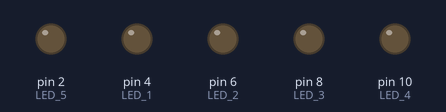
The sketch below on a simulated Arduino Uno, built with avr-gcc and run on an emulated ATmega328P. On the bench: output pins drawn as LEDs (lit = HIGH).

Above: at 0.05 s.
At 0.95 s:
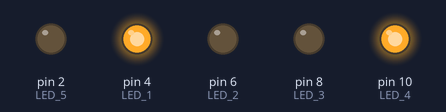
At 1.85 s:
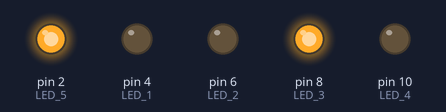
At 3.65 s:
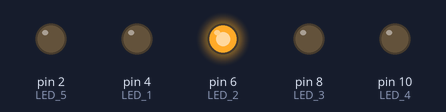
At 5.45 s:
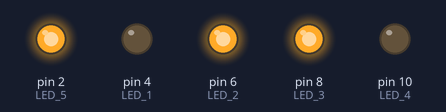
At 7.25 s:
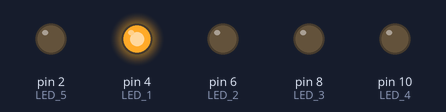
Timing chart, 0 to 7.5 s (numbered marks = the images above):
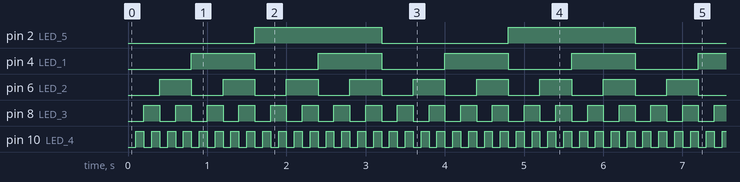

The sketch:

06_Digital_Counter_Part_2.ino
```cpp
// DIGITAL BINARY COUNTER PART 2
// COUNT FROM 0 to 31
// 5 LEDS --> 5 PINS & 5 RESISTORS
// COUNT FROM 0 TO 31 IN BINARY

int LED_1 = 4;
int LED_2 = 6;
int LED_3 = 8;
int LED_4 = 10;
int LED_5 = 2;
int long_delay = 100;

void setup() {
  // put your setup code here, to run once:
  pinMode(LED_1, OUTPUT);
  pinMode(LED_2, OUTPUT);
  pinMode(LED_3, OUTPUT);
  pinMode(LED_4, OUTPUT);
  pinMode(LED_5, OUTPUT);
}

void loop() {
  // put your main code here, to run repeatedly:
  // 0 to 15 in binary
  digitalWrite(LED_5, LOW); // 16
  digitalWrite(LED_1, LOW); // 8
  digitalWrite(LED_2, LOW); // 4
  digitalWrite(LED_3, LOW); // 2
  digitalWrite(LED_4, LOW); // 1
  delay(long_delay);

  digitalWrite(LED_5, LOW);
  digitalWrite(LED_1, LOW);
  digitalWrite(LED_2, LOW);
  digitalWrite(LED_3, LOW);
  digitalWrite(LED_4, HIGH);
  delay(long_delay);

  digitalWrite(LED_5, LOW);
  digitalWrite(LED_1, LOW);
  digitalWrite(LED_2, LOW);
  digitalWrite(LED_3, HIGH);
  digitalWrite(LED_4, LOW);
  delay(long_delay);

  digitalWrite(LED_5, LOW);
  digitalWrite(LED_1, LOW);
  digitalWrite(LED_2, LOW);
  digitalWrite(LED_3, HIGH);
  digitalWrite(LED_4, HIGH);
  delay(long_delay);

  digitalWrite(LED_5, LOW);
  digitalWrite(LED_1, LOW);
  digitalWrite(LED_2, HIGH);
  digitalWrite(LED_3, LOW);
  digitalWrite(LED_4, LOW);
  delay(long_delay);

  digitalWrite(LED_5, LOW);
  digitalWrite(LED_1, LOW);
  digitalWrite(LED_2, HIGH);
  digitalWrite(LED_3, LOW);
  digitalWrite(LED_4, HIGH);
  delay(long_delay);

  digitalWrite(LED_5, LOW);
  digitalWrite(LED_1, LOW);
  digitalWrite(LED_2, HIGH);
  digitalWrite(LED_3, HIGH);
  digitalWrite(LED_4, LOW);
  delay(long_delay);

  digitalWrite(LED_5, LOW);
  digitalWrite(LED_5, LOW);
  digitalWrite(LED_1, LOW);
  digitalWrite(LED_2, HIGH);
  digitalWrite(LED_3, HIGH);
  digitalWrite(LED_4, HIGH);
  delay(long_delay);

  digitalWrite(LED_5, LOW);
  digitalWrite(LED_1, HIGH);
  digitalWrite(LED_2, LOW);
  digitalWrite(LED_3, LOW);
  digitalWrite(LED_4, LOW);
  delay(long_delay);

  digitalWrite(LED_5, LOW);
  digitalWrite(LED_1, HIGH);
  digitalWrite(LED_2, LOW);
  digitalWrite(LED_3, LOW);
  digitalWrite(LED_4, HIGH);
  delay(long_delay);

  digitalWrite(LED_5, LOW);
  digitalWrite(LED_1, HIGH);
  digitalWrite(LED_2, LOW);
  digitalWrite(LED_3, HIGH);
  digitalWrite(LED_4, LOW);
  delay(long_delay);

  digitalWrite(LED_5, LOW);
  digitalWrite(LED_1, HIGH);
  digitalWrite(LED_2, LOW);
  digitalWrite(LED_3, HIGH);
  digitalWrite(LED_4, HIGH);
  delay(long_delay);

  digitalWrite(LED_5, LOW);
  digitalWrite(LED_1, HIGH);
  digitalWrite(LED_2, HIGH);
  digitalWrite(LED_3, LOW);
  digitalWrite(LED_4, LOW);
  delay(long_delay);

  digitalWrite(LED_5, LOW);
  digitalWrite(LED_1, HIGH);
  digitalWrite(LED_2, HIGH);
  digitalWrite(LED_3, LOW);
  digitalWrite(LED_4, HIGH);
  delay(long_delay);

  digitalWrite(LED_5, LOW);
  digitalWrite(LED_1, HIGH);
  digitalWrite(LED_2, HIGH);
  digitalWrite(LED_3, HIGH);
  digitalWrite(LED_4, LOW);
  delay(long_delay);

  digitalWrite(LED_5, LOW);
  digitalWrite(LED_1, HIGH);
  digitalWrite(LED_2, HIGH);
  digitalWrite(LED_3, HIGH);
  digitalWrite(LED_4, HIGH);
  delay(long_delay);


  // 16 to 31 in binary
  digitalWrite(LED_5, HIGH);
  digitalWrite(LED_1, LOW);
  digitalWrite(LED_2, LOW);
  digitalWrite(LED_3, LOW);
  digitalWrite(LED_4, LOW);
  delay(long_delay);

  digitalWrite(LED_5, HIGH);
  digitalWrite(LED_1, LOW);
  digitalWrite(LED_2, LOW);
  digitalWrite(LED_3, LOW);
  digitalWrite(LED_4, HIGH);
  delay(long_delay);

  digitalWrite(LED_5, HIGH);
  digitalWrite(LED_1, LOW);
  digitalWrite(LED_2, LOW);
  digitalWrite(LED_3, HIGH);
  digitalWrite(LED_4, LOW);
  delay(long_delay);

  digitalWrite(LED_5, HIGH);
  digitalWrite(LED_1, LOW);
  digitalWrite(LED_2, LOW);
  digitalWrite(LED_3, HIGH);
  digitalWrite(LED_4, HIGH);
  delay(long_delay);

  digitalWrite(LED_5, HIGH);
  digitalWrite(LED_1, LOW);
  digitalWrite(LED_2, HIGH);
  digitalWrite(LED_3, LOW);
  digitalWrite(LED_4, LOW);
  delay(long_delay);

  digitalWrite(LED_5, HIGH);
  digitalWrite(LED_1, LOW);
  digitalWrite(LED_2, HIGH);
  digitalWrite(LED_3, LOW);
  digitalWrite(LED_4, HIGH);
  delay(long_delay);

  digitalWrite(LED_5, HIGH);
  digitalWrite(LED_1, LOW);
  digitalWrite(LED_2, HIGH);
  digitalWrite(LED_3, HIGH);
  digitalWrite(LED_4, LOW);
  delay(long_delay);

  digitalWrite(LED_5, HIGH);
  digitalWrite(LED_1, LOW);
  digitalWrite(LED_2, HIGH);
  digitalWrite(LED_3, HIGH);
  digitalWrite(LED_4, HIGH);
  delay(long_delay);

  digitalWrite(LED_5, HIGH);
  digitalWrite(LED_1, HIGH);
  digitalWrite(LED_2, LOW);
  digitalWrite(LED_3, LOW);
  digitalWrite(LED_4, LOW);
  delay(long_delay);

  digitalWrite(LED_5, HIGH);
  digitalWrite(LED_1, HIGH);
  digitalWrite(LED_2, LOW);
  digitalWrite(LED_3, LOW);
  digitalWrite(LED_4, HIGH);
  delay(long_delay);

  digitalWrite(LED_5, HIGH);
  digitalWrite(LED_1, HIGH);
  digitalWrite(LED_2, LOW);
  digitalWrite(LED_3, HIGH);
  digitalWrite(LED_4, LOW);
  delay(long_delay);

  digitalWrite(LED_5, HIGH);
  digitalWrite(LED_1, HIGH);
  digitalWrite(LED_2, LOW);
  digitalWrite(LED_3, HIGH);
  digitalWrite(LED_4, HIGH);
  delay(long_delay);

  digitalWrite(LED_5, HIGH);
  digitalWrite(LED_1, HIGH);
  digitalWrite(LED_2, HIGH);
  digitalWrite(LED_3, LOW);
  digitalWrite(LED_4, LOW);
  delay(long_delay);

  digitalWrite(LED_5, HIGH);
  digitalWrite(LED_1, HIGH);
  digitalWrite(LED_2, HIGH);
  digitalWrite(LED_3, LOW);
  digitalWrite(LED_4, HIGH);
  delay(long_delay);

  digitalWrite(LED_5, HIGH);
  digitalWrite(LED_1, HIGH);
  digitalWrite(LED_2, HIGH);
  digitalWrite(LED_3, HIGH);
  digitalWrite(LED_4, LOW);
  delay(long_delay);

  digitalWrite(LED_5, HIGH);
  digitalWrite(LED_1, HIGH);
  digitalWrite(LED_2, HIGH);
  digitalWrite(LED_3, HIGH);
  digitalWrite(LED_4, HIGH);
  delay(long_delay);
}
```

Measured:
- by itself, pin 2 (LED_5): alternates HIGH for 1.6 s and LOW for 1.6 s
- by itself, pin 4 (LED_1): alternates HIGH for 0.80 s and LOW for 0.80 s
- by itself, pin 6 (LED_2): alternates HIGH for 0.40 s and LOW for 0.40 s
- by itself, pin 8 (LED_3): alternates HIGH for 0.20 s and LOW for 0.20 s
- by itself, pin 10 (LED_4): alternates HIGH for 0.10 s and LOW for 0.10 s
